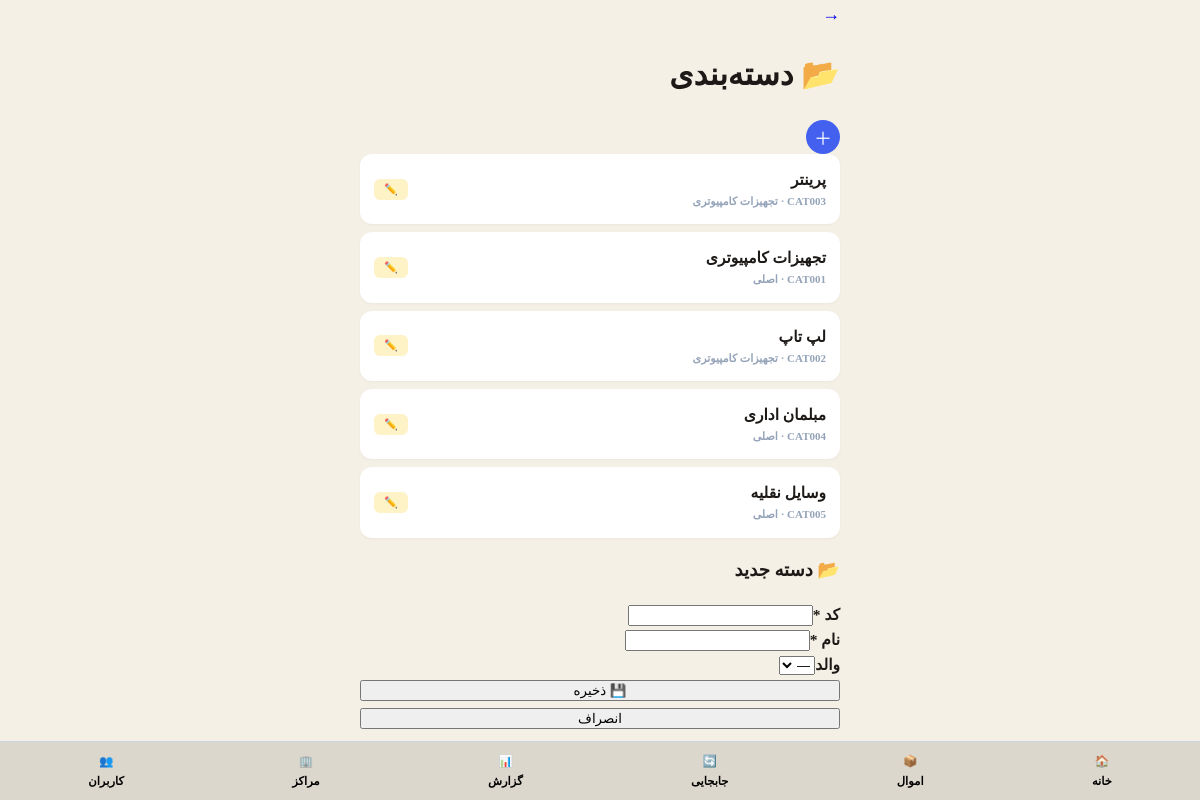
The page /amval/admin/categories.php (signed in) on the database its author committed.
### tables this page shows
CREATE TABLE IF NOT EXISTS categories (
    id INT PRIMARY KEY AUTO_INCREMENT,
    code VARCHAR(20) UNIQUE NOT NULL,
    name VARCHAR(200) NOT NULL,
    description TEXT,
    parent_id INT DEFAULT NULL,
    level INT DEFAULT 1,
    is_active TINYINT(1) DEFAULT 1,
    created_by INT,
    created_at TIMESTAMP DEFAULT CURRENT_TIMESTAMP,
    updated_at TIMESTAMP DEFAULT CURRENT_TIMESTAMP ON UPDATE CURRENT_TIMESTAMP,
    FOREIGN KEY (parent_id) REFERENCES categories(id) ON DELETE SET NULL,
    FOREIGN KEY (created_by) REFERENCES users(id) ON DELETE SET NULL
);

### amval/admin/categories.php (the view, shortened to what this page needs)
<?php
$db = getDB(); $msg = '';
$cats = $db->query("SELECT c.*, p.name as parent_name, COUNT(a.id) as cnt FROM categories c LEFT JOIN categories p ON c.parent_id=p.id LEFT JOIN assets a ON c.id=a.center_id GROUP BY c.id ORDER BY c.name");
?><!DOCTYPE html><html lang="fa" dir="rtl"><head><meta charset="UTF-8"><meta name="viewport" content="width=device-width,initial-scale=1.0"><title>دسته‌بندی | اموال</title><link rel="stylesheet" href="../css/app.css"></head>
<body>
<header class="top-bar"><a href="../index.php" style="text-decoration:none;font-size:18px">→</a><h1>📂 دسته‌بندی</h1><button onclick="o()" style="width:34px;height:34px;border-radius:50%;border:none;background:#4361ee;color:#fff;font-size:18px;cursor:pointer">＋</button></header>
<div class="content">
<?php foreach($cats as $c):?>
<div style="background:#fff;border-radius:12px;padding:14px;margin-bottom:8px;box-shadow:0 1px 3px rgba(0,0,0,.04);display:flex;justify-content:space-between;align-items:center">
<div><div style="font-weight:700"><?=$c['name']?></div><div style="font-size:11px;color:#94a3b8"><?=$c['code']?> · <?=$c['parent_name']?:'اصلی'?></div></div>
<button onclick="e(<?=$c['id']?>)" style="background:#fef3c7;color:#92400e;border:none;padding:4px 10px;border-radius:6px;cursor:pointer;font-size:11px">✏️</button>
</div>
<?php endforeach; ?>
</div>
<div class="modal-overlay" id="m"><div class="modal-sheet"><div class="modal-handle"></div><h3 id="mt">📂 دسته جدید</h3>
<form method="POST"><input type="hidden" name="cat_id" id="cid">
<div class="input-group"><label>کد *</label><input name="code" id="code" class="input-field" required></div>
<div class="input-group"><label>نام *</label><input name="name" id="name" class="input-field" required></div>
<div class="input-group"><label>والد</label><select name="parent_id" id="pid" class="input-field"><option value="">—</option></select></div>
<button name="save" class="btn btn-primary" style="width:100%">💾 ذخیره</button>
<button type="button" onclick="c()" class="btn btn-light" style="width:100%;margin-top:6px">انصراف</button></form></div></div>
<?php include '../includes/bottom_nav.php'; ?>
</body></html>

### amval/includes/bottom_nav.php (shortened to what this page needs)
<?php
$r = $_SESSION['role'] ?? 'viewer';
$in_admin = (strpos($_SERVER['SCRIPT_NAME'], '/admin/') !== false);
$p = $in_admin ? '../' : '';
$ap = $in_admin ? '' : 'admin/';
$links = ($r == 'admin') ? [
    ['href'=>$p.'index.php','icon'=>'🏠','label'=>'خانه'],
    ['href'=>$p.'assets.php','icon'=>'📦','label'=>'اموال'],
    ['href'=>$p.'transfers.php','icon'=>'🔄','label'=>'جابجایی'],
    ['href'=>$p.'report.php','icon'=>'📊','label'=>'گزارش'],
    ['href'=>$ap.'centers.php','icon'=>'🏢','label'=>'مراکز'],
    ['href'=>$ap.'users.php','icon'=>'👥','label'=>'کاربران'],
] : [
    ['href'=>$p.'index.php','icon'=>'🏠','label'=>'خانه'],
    ['href'=>$p.'assets.php','icon'=>'📦','label'=>'اموال'],
    ['href'=>$p.'transfers.php','icon'=>'🔄','label'=>'جابجایی'],
    ['href'=>$p.'report.php','icon'=>'📊','label'=>'گزارش'],
    ['href'=>$p.'profile.php','icon'=>'👤','label'=>'پروفایل'],
];
?>
<nav>
    <?php foreach($links as $l): $active = (basename($_SERVER['SCRIPT_NAME']) === basename($l['href'])); ?>
    <a href="<?=$l['href']?>" class="<?= $active ? 'active' : '' ?>">
        <span><?=$l['icon']?></span><span><?=$l['label']?></span>
    </a>
    <?php endforeach; ?>
</nav>

### amval/css/app.css (style rules this page uses)
:root { --bg-darker: #dcd7cc; --bg-dark: #f4f0e6; --bg-card: #fdfbf7; --bg-input: #f4f0e6; --text-main: #1c1917; --text-muted: #57534e; --border-color: #cbd5e1; --accent: #4f46e5; }
body { background: var(--bg-dark) !important; color: var(--text-main) !important; font-size: 15.5px !important; font-weight: bold !important; line-height: 1.6 !important; max-width: 480px !important; margin: 0 auto !important; }
nav { position:fixed; bottom:0; left:0; right:0; background: #dcd7cc !important; border-top: 1px solid #cbd5e1 !important; display:flex; justify-content:space-around; padding:10px 4px !important; z-index:100; }
nav a { display:flex; flex-direction:column; align-items:center; text-decoration:none; color:#000 !important; font-weight:900 !important; font-size:11.5px; gap:1px !important; }

### rows shown on the page
categories: name "پرینتر", code "CAT003", parent.name "تجهیزات کامپیوتری"
categories: name "تجهیزات کامپیوتری", code "CAT001", parent_name "اصلی"
categories: name "لپ تاپ", code "CAT002", parent.name "تجهیزات کامپیوتری"
categories: name "مبلمان اداری", code "CAT004", parent_name "اصلی"
categories: name "وسایل نقلیه", code "CAT005", parent_name "اصلی"

### other values the page prints
$l['icon'] "🏠"
$l['label'] "خانه"
$l['icon'] "📦"
$l['label'] "اموال"
$l['icon'] "🔄"
$l['label'] "جابجایی"
$l['icon'] "📊"
$l['label'] "گزارش"
$l['icon'] "🏢"
$l['label'] "مراکز"
$l['icon'] "👥"
$l['label'] "کاربران"
